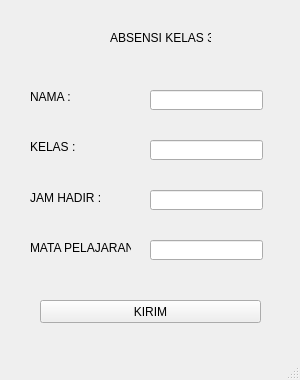
<?xml version="1.0" encoding="UTF-8"?>
<ui version="4.0">
 <class>MainWindow</class>
 <widget class="QMainWindow" name="MainWindow">
  <property name="geometry">
   <rect>
    <x>0</x>
    <y>0</y>
    <width>300</width>
    <height>380</height>
   </rect>
  </property>
  <property name="minimumSize">
   <size>
    <width>300</width>
    <height>380</height>
   </size>
  </property>
  <property name="maximumSize">
   <size>
    <width>300</width>
    <height>380</height>
   </size>
  </property>
  <property name="windowTitle">
   <string>MainWindow</string>
  </property>
  <widget class="QWidget" name="centralwidget">
   <widget class="QLabel" name="label">
    <property name="geometry">
     <rect>
      <x>110</x>
      <y>30</y>
      <width>101</width>
      <height>16</height>
     </rect>
    </property>
    <property name="text">
     <string>ABSENSI KELAS 3F</string>
    </property>
   </widget>
   <widget class="QLabel" name="label_2">
    <property name="geometry">
     <rect>
      <x>30</x>
      <y>90</y>
      <width>47</width>
      <height>13</height>
     </rect>
    </property>
    <property name="text">
     <string>NAMA :</string>
    </property>
   </widget>
   <widget class="QLineEdit" name="inputName">
    <property name="geometry">
     <rect>
      <x>150</x>
      <y>90</y>
      <width>113</width>
      <height>20</height>
     </rect>
    </property>
   </widget>
   <widget class="QLabel" name="label_3">
    <property name="geometry">
     <rect>
      <x>30</x>
      <y>140</y>
      <width>47</width>
      <height>13</height>
     </rect>
    </property>
    <property name="text">
     <string>KELAS :</string>
    </property>
   </widget>
   <widget class="QLineEdit" name="inputKelas">
    <property name="geometry">
     <rect>
      <x>150</x>
      <y>140</y>
      <width>113</width>
      <height>20</height>
     </rect>
    </property>
   </widget>
   <widget class="QLabel" name="label_4">
    <property name="geometry">
     <rect>
      <x>30</x>
      <y>190</y>
      <width>101</width>
      <height>16</height>
     </rect>
    </property>
    <property name="text">
     <string>JAM HADIR :</string>
    </property>
   </widget>
   <widget class="QLineEdit" name="inputJam">
    <property name="geometry">
     <rect>
      <x>150</x>
      <y>190</y>
      <width>113</width>
      <height>20</height>
     </rect>
    </property>
   </widget>
   <widget class="QLabel" name="label_5">
    <property name="geometry">
     <rect>
      <x>30</x>
      <y>240</y>
      <width>101</width>
      <height>16</height>
     </rect>
    </property>
    <property name="text">
     <string>MATA PELAJARAN :</string>
    </property>
   </widget>
   <widget class="QLineEdit" name="inputMapel">
    <property name="geometry">
     <rect>
      <x>150</x>
      <y>240</y>
      <width>113</width>
      <height>20</height>
     </rect>
    </property>
   </widget>
   <widget class="QPushButton" name="pushButton">
    <property name="geometry">
     <rect>
      <x>40</x>
      <y>300</y>
      <width>221</width>
      <height>23</height>
     </rect>
    </property>
    <property name="text">
     <string>KIRIM</string>
    </property>
   </widget>
  </widget>
  <widget class="QStatusBar" name="statusbar"/>
 </widget>
 <resources/>
 <connections/>
</ui>
